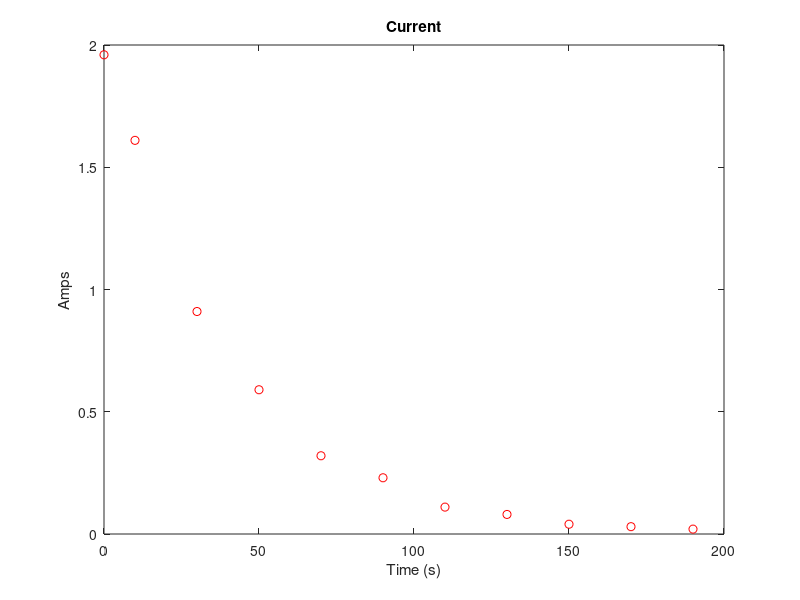

The MATLAB script that drew this image:
%Load data from RLdata.txt
data=load('RLdata.txt');
%extract variables
sec=data(:,1);
amp=data(:,2);
%plot data
plot(sec,amp,'ro')
%title and label plot
title('Current')
xlabel('Time (s)');ylabel('Amps')
%perform linear interpolation
lin=interp1(sec,amp,40);
%output in nice readable fasion
fprintf('Estimated current is %3.2f A at a time of 40 sec.\n',lin)